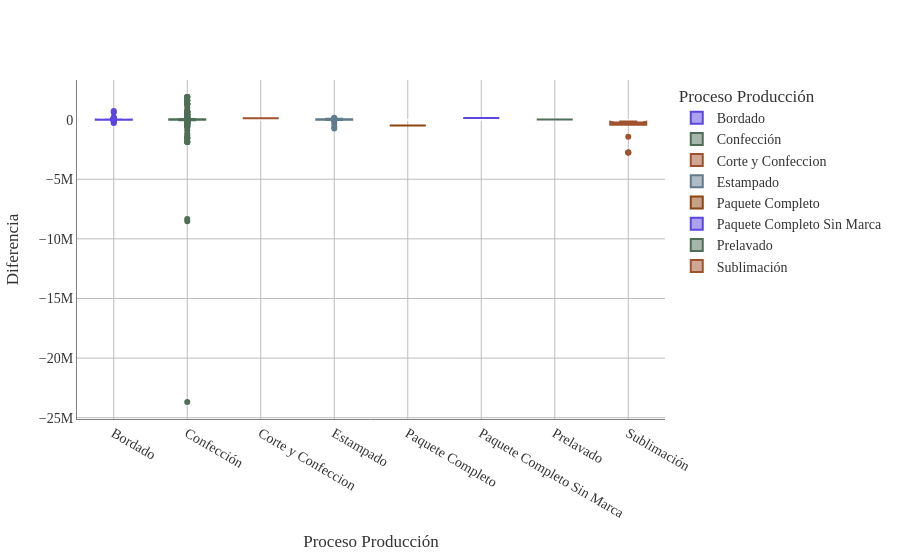

The code cell stored with this chart in its notebook:
### Markdown cell above
## BOXPLOT Diferencia de valor total

### Code cell
df_costos.columns = df_costos.columns.str.strip()
figboxtotal = px.box(df_costos, 
             x='Proceso Producción', 
             y='Diferencia', 
             points='outliers',
             notched=True,
             color='Proceso Producción',
             hover_data = ['OP Det', 'Nombre del Comercial', 'Costeo_Producto', 'OS-Valor Unitario', 'costo_antes_iva' ],
             color_discrete_sequence=paleta_textil,
             category_orders={'Proceso Producción': sorted(df_costos['Proceso Producción'].unique())})

figboxtotal.update_layout(
    # 1. Fondo transparente
    paper_bgcolor='rgba(0,0,0,0)',
    plot_bgcolor='rgba(0,0,0,0)',
    
    # 2. Tipografía Times New Roman
    font=dict(
        family="Times New Roman, Times, serif",
        size=14,
        color="#333333" # Color de letra gris muy oscuro (casi negro)
    ),
    
    # Ajuste opcional de márgenes para que la letra no se corte
    margin=dict(t=80, b=50, l=50, r=50)
)

# 3. Líneas de cuadrícula más oscuras
figboxtotal.update_xaxes(
    showgrid=True, 
    gridwidth=1, 
    gridcolor='#bdbdbd', # Un gris más marcado (puedes usar 'gray' si lo quieres aún más oscuro)
    linecolor='gray',    # Línea del eje principal en negro
    zeroline=True,        # Mantener la línea del cero...
    zerolinecolor='#d3d3d3', # ...pero usar un gris mucho más suave (LightGrey)
    zerolinewidth=1
)

figboxtotal.update_yaxes(
    showgrid=True, 
    gridwidth=1, 
    gridcolor='#bdbdbd', 
    linecolor='gray'
)

figboxtotal.show()

### Figure 1 — Plotly figure (JSON) as saved in the notebook; plotly's stock layout.template omitted (floating-point values rounded to 4 significant figures; data arrays with more than 128 entries replaced by an {"elided": "..."} marker saying what was removed)
{"data": [{"alignmentgroup": "True", "boxpoints": "outliers", "customdata": {"elided": "177x5 mixed values"}, "hovertemplate": "Proceso Producción=%{x}<br>Diferencia=%{y}<br>OP Det=%{customdata[0]}<br>Nombre del Comercial=%{customdata[1]}<br>Costeo_Producto=%{customdata[2]}<br>OS-Valor Unitario=%{customdata[3]}<br>costo_antes_iva=%{customdata[4]}<extra></extra>", "legendgroup": "Bordado", "marker": {"color": "#5B46DF"}, "name": "Bordado", "notched": true, "offsetgroup": "Bordado", "orientation": "v", "showlegend": true, "type": "box", "x": {"elided": "177 str values"}, "x0": " ", "xaxis": "x", "y": {"elided": "177 float values"}, "y0": " ", "yaxis": "y"}, {"alignmentgroup": "True", "boxpoints": "outliers", "customdata": {"elided": "345x5 mixed values"}, "hovertemplate": "Proceso Producción=%{x}<br>Diferencia=%{y}<br>OP Det=%{customdata[0]}<br>Nombre del Comercial=%{customdata[1]}<br>Costeo_Producto=%{customdata[2]}<br>OS-Valor Unitario=%{customdata[3]}<br>costo_antes_iva=%{customdata[4]}<extra></extra>", "legendgroup": "Confección", "marker": {"color": "#4E6E58"}, "name": "Confección", "notched": true, "offsetgroup": "Confección", "orientation": "v", "showlegend": true, "type": "box", "x": {"elided": "345 str values"}, "x0": " ", "xaxis": "x", "y": {"elided": "345 float values"}, "y0": " ", "yaxis": "y"}, {"alignmentgroup": "True", "boxpoints": "outliers", "customdata": [["6491-3-Gorra seis cascos", "Pilar Gómez", "COS-0012285-8", 6700, 4600]], "hovertemplate": "Proceso Producción=%{x}<br>Diferencia=%{y}<br>OP Det=%{customdata[0]}<br>Nombre del Comercial=%{customdata[1]}<br>Costeo_Producto=%{customdata[2]}<br>OS-Valor Unitario=%{customdata[3]}<br>costo_antes_iva=%{customdata[4]}<extra></extra>", "legendgroup": "Corte y Confeccion", "marker": {"color": "#A0522D"}, "name": "Corte y Confeccion", "notched": true, "offsetgroup": "Corte y Confeccion", "orientation": "v", "showlegend": true, "type": "box", "x": ["Corte y Confeccion"], "x0": " ", "xaxis": "x", "y": [105000.0], "y0": " ", "yaxis": "y"}, {"alignmentgroup": "True", "boxpoints": "outliers", "customdata": {"elided": "41x5 mixed values"}, "hovertemplate": "Proceso Producción=%{x}<br>Diferencia=%{y}<br>OP Det=%{customdata[0]}<br>Nombre del Comercial=%{customdata[1]}<br>Costeo_Producto=%{customdata[2]}<br>OS-Valor Unitario=%{customdata[3]}<br>costo_antes_iva=%{customdata[4]}<extra></extra>", "legendgroup": "Estampado", "marker": {"color": "#607B8B"}, "name": "Estampado", "notched": true, "offsetgroup": "Estampado", "orientation": "v", "showlegend": true, "type": "box", "x": ["Estampado", "Estampado", "Estampado", "Estampado", "Estampado", "Estampado", "Estampado", "Estampado", "Estampado", "Estampado", "Estampado", "Estampado", "Estampado", "Estampado", "Estampado", "Estampado", "Estampado", "Estampado", "Estampado", "Estampado", "Estampado", "Estampado", "Estampado", "Estampado", "Estampado", "Estampado", "Estampado", "Estampado", "Estampado", "Estampado", "Estampado", "Estampado", "Estampado", "Estampado", "Estampado", "Estampado", "Estampado", "Estampado", "Estampado", "Estampado", "Estampado"], "x0": " ", "xaxis": "x", "y": [-597600.0, -18000.0, -57600.0, -748800.0, -15600.0, -86400.0, 66000.0, 66000.0, 12000.0, 12000.0, -332600.0, 104000.0, 165000.0, 0.0, 5000.0, 5000.0, 5000.0, 5000.0, 5000.0, -2000.0, 0.0, 6600.0, 72000.0, 45000.0, 26400.0, 26400.0, 19800.0, 19800.0, -2000.0, 0.0, 6600.0, 72000.0, 45000.0, 26400.0, 26400.0, 19800.0, 19800.0, -55000.0, 52800.0, -24000.0, 13600.0], "y0": " ", "yaxis": "y"}, {"alignmentgroup": "True", "boxpoints": "outliers", "customdata": [["6621-1-Gorro", "Xiomara Aranda Perea", "COS-0012371-2", 26500, 27500]], "hovertemplate": "Proceso Producción=%{x}<br>Diferencia=%{y}<br>OP Det=%{customdata[0]}<br>Nombre del Comercial=%{customdata[1]}<br>Costeo_Producto=%{customdata[2]}<br>OS-Valor Unitario=%{customdata[3]}<br>costo_antes_iva=%{customdata[4]}<extra></extra>", "legendgroup": "Paquete Completo", "marker": {"color": "#8B4513"}, "name": "Paquete Completo", "notched": true, "offsetgroup": "Paquete Completo", "orientation": "v", "showlegend": true, "type": "box", "x": ["Paquete Completo"], "x0": " ", "xaxis": "x", "y": [-500000.0], "y0": " ", "yaxis": "y"}, {"alignmentgroup": "True", "boxpoints": "outliers", "customdata": [["6492-5-Saco Tejido", "Frank Sanchez", "COS-0012284-11", 47000, 40000], ["6492-5-Saco Tejido", "Frank Sanchez", "COS-0012284-11", 47000, 40000]], "hovertemplate": "Proceso Producción=%{x}<br>Diferencia=%{y}<br>OP Det=%{customdata[0]}<br>Nombre del Comercial=%{customdata[1]}<br>Costeo_Producto=%{customdata[2]}<br>OS-Valor Unitario=%{customdata[3]}<br>costo_antes_iva=%{customdata[4]}<extra></extra>", "legendgroup": "Paquete Completo Sin Marca", "marker": {"color": "#5B46DF"}, "name": "Paquete Completo Sin Marca", "notched": true, "offsetgroup": "Paquete Completo Sin Marca", "orientation": "v", "showlegend": true, "type": "box", "x": ["Paquete Completo Sin Marca", "Paquete Completo Sin Marca"], "x0": " ", "xaxis": "x", "y": [140000.0, 140000.0], "y0": " ", "yaxis": "y"}, {"alignmentgroup": "True", "boxpoints": "outliers", "customdata": [["6528-1-Pantalón dotación", "Simón Román", "COS-0012410-2", 1600, 1500]], "hovertemplate": "Proceso Producción=%{x}<br>Diferencia=%{y}<br>OP Det=%{customdata[0]}<br>Nombre del Comercial=%{customdata[1]}<br>Costeo_Producto=%{customdata[2]}<br>OS-Valor Unitario=%{customdata[3]}<br>costo_antes_iva=%{customdata[4]}<extra></extra>", "legendgroup": "Prelavado", "marker": {"color": "#4E6E58"}, "name": "Prelavado", "notched": true, "offsetgroup": "Prelavado", "orientation": "v", "showlegend": true, "type": "box", "x": ["Prelavado"], "x0": " ", "xaxis": "x", "y": [13600.0], "y0": " ", "yaxis": "y"}, {"alignmentgroup": "True", "boxpoints": "outliers", "customdata": [["6496-2-Camibuzo", "Frank Sanchez", "COS-0011982-29", 10400, 12500], ["6496-2-Camibuzo", "Frank Sanchez", "COS-0011982-29", 10400, 12500], ["6496-2-Camibuzo", "Frank Sanchez", "COS-0011982-29", 10400, 12500], ["6492-3-Camibuzo", "Frank Sanchez", "COS-0012284-4", 10400, 12500], ["6492-15-CHALECO REFLECTIVO", "Frank Sanchez", "COS-0012251-23", 1156, 6000], ["6492-15-CHALECO REFLECTIVO", "Frank Sanchez", "COS-0012251-23", 1156, 6000], ["6492-15-CHALECO REFLECTIVO", "Frank Sanchez", "COS-0012251-23", 1156, 6000], ["6492-15-CHALECO REFLECTIVO", "Frank Sanchez", "COS-0012251-23", 1156, 6000], ["6492-3-Camibuzo", "Frank Sanchez", "COS-0012284-4", 10400, 12500], ["6492-15-CHALECO REFLECTIVO", "Frank Sanchez", "COS-0012251-23", 1156, 6000], ["6492-15-CHALECO REFLECTIVO", "Frank Sanchez", "COS-0012251-23", 1156, 6000], ["6492-15-CHALECO REFLECTIVO", "Frank Sanchez", "COS-0012251-23", 1156, 6000], ["6492-15-CHALECO REFLECTIVO", "Frank Sanchez", "COS-0012251-23", 1156, 6000], ["6487-6-DELANTAL CLASICO", "Luis Guzman", "COS-0012274-12", 3800, 10000], ["6430-1-Camibuzo", "Frank Sanchez", "COS-0011982-29", 10400, 12500], ["6430-1-Camibuzo", "Frank Sanchez", "COS-0011982-29", 10400, 12500], ["6430-1-Camibuzo", "Frank Sanchez", "COS-0011982-29", 10400, 12500], ["6415-1-Camibuzo", "Frank Sanchez", "COS-0011982-26", 10400, 12500]], "hovertemplate": "Proceso Producción=%{x}<br>Diferencia=%{y}<br>OP Det=%{customdata[0]}<br>Nombre del Comercial=%{customdata[1]}<br>Costeo_Producto=%{customdata[2]}<br>OS-Valor Unitario=%{customdata[3]}<br>costo_antes_iva=%{customdata[4]}<extra></extra>", "legendgroup": "Sublimación", "marker": {"color": "#A0522D"}, "name": "Sublimación", "notched": true, "offsetgroup": "Sublimación", "orientation": "v", "showlegend": true, "type": "box", "x": ["Sublimación", "Sublimación", "Sublimación", "Sublimación", "Sublimación", "Sublimación", "Sublimación", "Sublimación", "Sublimación", "Sublimación", "Sublimación", "Sublimación", "Sublimación", "Sublimación", "Sublimación", "Sublimación", "Sublimación", "Sublimación"], "x0": " ", "xaxis": "x", "y": [-420000.0, -420000.0, -420000.0, -147000.0, -242200.0, -242200.0, -242200.0, -242200.0, -147000.0, -242200.0, -242200.0, -242200.0, -242200.0, -1438000.0, -2751000.0, -2751000.0, -2751000.0, -168000.0], "y0": " ", "yaxis": "y"}], "layout": {"boxmode": "overlay", "font": {"color": "#333333", "family": "Times New Roman, Times, serif", "size": 14}, "legend": {"title": {"text": "Proceso Producción"}, "tracegroupgap": 0}, "margin": {"b": 50, "l": 50, "r": 50, "t": 80}, "paper_bgcolor": "rgba(0,0,0,0)", "plot_bgcolor": "rgba(0,0,0,0)", "xaxis": {"anchor": "y", "categoryarray": ["Bordado", "Confección", "Corte y Confeccion", "Estampado", "Paquete Completo", "Paquete Completo Sin Marca", "Prelavado", "Sublimación"], "categoryorder": "array", "domain": [0, 1], "gridcolor": "#bdbdbd", "gridwidth": 1, "linecolor": "gray", "showgrid": true, "title": {"text": "Proceso Producción"}, "zeroline": true, "zerolinecolor": "#d3d3d3", "zerolinewidth": 1}, "yaxis": {"anchor": "x", "domain": [0, 1], "gridcolor": "#bdbdbd", "gridwidth": 1, "linecolor": "gray", "showgrid": true, "title": {"text": "Diferencia"}}}}
